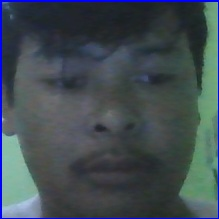
#> input picture data/setiadi_0.jpg, 219 x 219 px; its folder holds 4 pictures in this run
$ python classifier.py
#> lines starting #> are read from the running program, lines starting #| are printed output that depends on the picture
import numpy as np # Digunakan untuk memanipulasi array
from PIL import Image #Library untuk memproses gambar
import os, cv2 #Digunakan untuk berinteraksi dengan sistem file, Digunakan untuk pengolahan gambar dan operasi pengenalan wajah
import pickle #Digunakan untuk menyimpan objek Python

def train_classifier(data_dir):
#> called with data_dir = 'data'
    path = [os.path.join(data_dir, f) for f in os.listdir(data_dir)] # mengambil dan menggabungkan
    faces = [] #menyimpan data wajah
    names = [] #menyimpan nama

    for image in path:
        img = Image.open(image).convert('L')
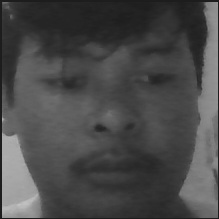
#> img: PIL image 219x219 L; min 24, max 195, mean 73.7
        imageNp = np.array(img, 'uint8')
        name = os.path.split(image)[1].split("_")[0]

        faces.append(imageNp)
        names.append(name)
#> pass 2 of the loop in train_classifier, `for image in path:`:
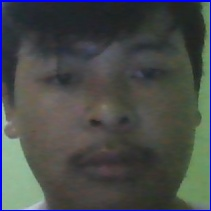
#> input picture data/setiadi_1.jpg, 211 x 211 px
#> in train_classifier, `img = Image.open(image).convert('L')`:
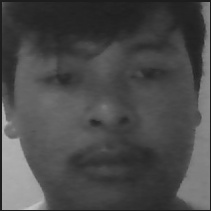
#> img: PIL image 211x211 L; min 24, max 196, mean 73.9
#> pass 3 of the loop in train_classifier, `for image in path:`:
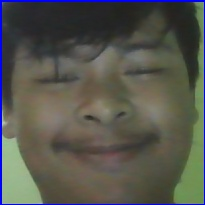
#> input picture data/setiadi_100.jpg, 205 x 205 px
#> in train_classifier, `img = Image.open(image).convert('L')`:
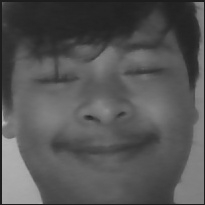
#> img: PIL image 205x205 L; min 26, max 187, mean 84.6
#> the loop made 4 passes; the first 3 are shown

    unique_names = list(set(names))
    name_to_id = {name: idx for idx, name in enumerate(unique_names)}
    ids = [name_to_id[name] for name in names]

    ids = np.array(ids)

    clf = cv2.face.LBPHFaceRecognizer_create()
    clf.train(faces, ids)

    with open('name_to_id.pkl', 'wb') as f:
        pickle.dump(name_to_id, f)

    clf.write("classifier.xml")

train_classifier("data")
